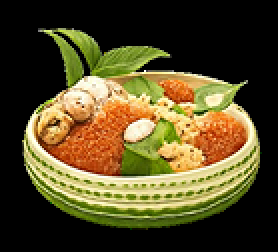
#> input picture frontend/assets/images/food_basket.png, 139 x 126 px (shown 2 times larger)
$ python -i plate_detector.py   (imports and definitions only)
#> lines starting #> are read from the running program, lines starting #| are printed output that depends on the picture
"""Plate detection """

import logging
import numpy as np
import cv2
from typing import Optional, Tuple, Dict, Any

logger = logging.getLogger(__name__)


class PlateDetector:
    """Detect plates using Hough Circle Transform and contour analysis."""

    def __init__(self, config: Dict[str, Any] = None):
        """Initialize plate detector with configurable parameters.

        Args:
            config: Optional configuration dict with keys:
                - min_radius_ratio: Minimum plate radius as fraction of image width (default: 0.2)
                - max_radius_ratio: Maximum plate radius as fraction of image width (default: 0.45)
                - hough_dp: Inverse ratio of accumulator resolution (default: 1)
                - hough_min_dist: Minimum distance between circle centers (default: 50)
                - hough_param1: Higher threshold for Canny edge detection (default: 50)
                - hough_param2: Accumulator threshold for circle detection (default: 30)
                - ellipse_aspect_ratio_max: Max aspect ratio for ellipse detection (default: 1.5)
        """
        self.config = config or {}

        # Circle detection parameters
        self.min_radius_ratio = self.config.get('min_radius_ratio', 0.2)
        self.max_radius_ratio = self.config.get('max_radius_ratio', 0.45)
        self.hough_dp = self.config.get('hough_dp', 1)
        self.hough_min_dist = self.config.get('hough_min_dist', 50)
        self.hough_param1 = self.config.get('hough_param1', 50)
        self.hough_param2 = self.config.get('hough_param2', 30)

        # Ellipse detection parameters
        self.ellipse_aspect_ratio_max = self.config.get('ellipse_aspect_ratio_max', 1.5)

        # Edge detection parameters
        self.canny_low = self.config.get('canny_low', 50)
        self.canny_high = self.config.get('canny_high', 150)

    def detect_plate_circle(self, image: np.ndarray) -> Optional[Tuple[Tuple[int, int], float]]:
        """Detect circular plate using Hough Circle Transform.

        Best for top-down or near-top-down shots where plate appears circular.

        Args:
            image: RGB image as numpy array

        Returns:
            Tuple of (center (x, y), radius_pixels) or None if not found
        """
        try:
            # Convert to grayscale
            gray = cv2.cvtColor(image, cv2.COLOR_RGB2GRAY)
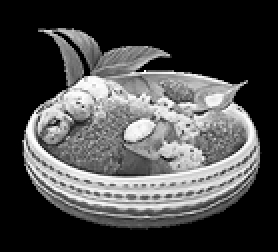
#> gray: shape (126, 139) (shown 2 times larger); min 0, max 255, mean 73.9

            # Apply Gaussian blur to reduce noise
            blurred = cv2.GaussianBlur(gray, (9, 9), 2)
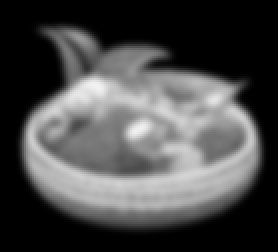
#> blurred: shape (126, 139) (shown 2 times larger); min 0, max 241, mean 73.9

            # Calculate min and max radii based on image dimensions
            img_height, img_width = image.shape[:2]
#> img_height = 126; img_width = 139
            min_radius = int(img_width * self.min_radius_ratio)
#> min_radius = 27
            max_radius = int(img_width * self.max_radius_ratio)
#> max_radius = 62

            # Detect circles using Hough Transform
            circles = cv2.HoughCircles(
                blurred,
                cv2.HOUGH_GRADIENT,
                dp=self.hough_dp,
                minDist=self.hough_min_dist,
                param1=self.hough_param1,
                param2=self.hough_param2,
                minRadius=min_radius,
                maxRadius=max_radius
            )
#> circles = [[42.5, 73.5, 32.1]]

            if circles is not None:
                circles = np.round(circles[0, :]).astype("int")
#> circles = [[42, 74, 32]]

                # Find the largest circle (most likely the main plate)
                largest_circle = max(circles, key=lambda x: x[2])
#> largest_circle = [42, 74, 32]
                center = (largest_circle[0], largest_circle[1])
#> center = (42, 74)
                radius = float(largest_circle[2])
#> radius = 32

                logger.info(f"Detected circular plate: center={center}, radius={radius:.1f}px")
                return center, radius

            return None

        except Exception as e:
            logger.warning(f"Circle detection failed: {e}")
            return None

    # [200 lines left out: functions detect_plate_ellipse, detect_plate_contour, get_plate_diameter_pixels, get_plate_mask, not called in this run]

    def get_plate_center(self, image: np.ndarray) -> Optional[Tuple[int, int]]:
        """Get the center coordinates of the detected plate.

        Args:
            image: RGB image as numpy array

        Returns:
            (x, y) center coordinates, or None if no plate detected
        """
        # Try circle detection
        circle_result = self.detect_plate_circle(image)
#> circle_result = ((42, 74), 32)
        if circle_result:
            center, radius = circle_result
#> center = (42, 74); radius = 32
            return center

        # Try ellipse detection
        ellipse_result = self.detect_plate_ellipse(image)
        if ellipse_result:
            center, major_axis, minor_axis, angle = ellipse_result
            return center

        # Try contour detection
        contour_result = self.detect_plate_contour(image)
        if contour_result:
            contour, diameter = contour_result
            # Calculate center from contour moments
            M = cv2.moments(contour)
            if M["m00"] != 0:
                cx = int(M["m10"] / M["m00"])
                cy = int(M["m01"] / M["m00"])
                return (cx, cy)

        return None

>>> import cv2
>>> picture = cv2.cvtColor(cv2.imread('../../../frontend/assets/images/food_basket.png'), cv2.COLOR_BGR2RGB)
>>> result = PlateDetector().get_plate_center(picture)
#> result = (42, 74)
